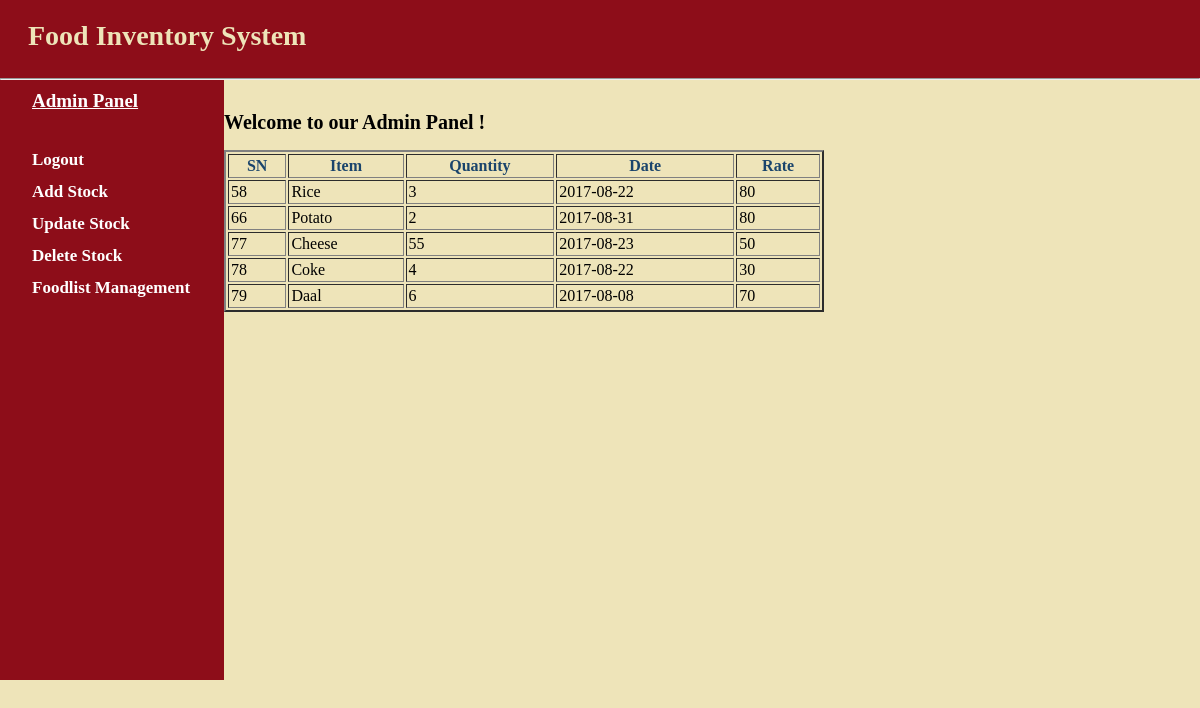
Screenshot of /panel.php with the database file from the repository.
### tables this page shows
CREATE TABLE IF NOT EXISTS `list` (
  `SN` int(11) NOT NULL AUTO_INCREMENT,
  `Item` varchar(50) NOT NULL,
  `Quantity` float NOT NULL,
  `Unit` varchar(50) NOT NULL,
  `Category` varchar(50) NOT NULL,
  `Date` date NOT NULL,
  `Rate` float NOT NULL,
  PRIMARY KEY (`SN`)
);

### public/panel.php (the view)
<html>
<?php include("index.php");
$sql= "select * From list";
$record=mysqli_query($dbconnect,$sql);
?>
<head><title>Adminpanel</title>
<link href="stylesheets/basic1.css" media="all" rel="stylesheet" type="text/css"/></head>
<div id="main">
    <div id="navigation">
<h1 style="text-align: left; font-family: Lucida Calligraphy; font-size:19px;"><b><u>Admin Panel</u></b></h1>
<br />
<p style="font-size: 17px; font-family:Minion Pro Med;"><a href="home.php"><b>Logout</b></a></p>
<p style="font-size: 17px; font-family:Minion Pro Med;"><a href="insert.php" ><b>Add Stock</b></a></p>
<p style="font-size: 17px; font-family:Minion Pro Med;"><a href="stock_modify.php" ><b>Update Stock</b></a></p>
<p style="font-size: 17px; font-family:Minion Pro Med;"><a href="delete_item.php" ><b>Delete Stock</b></a></p>
<p style="font-size:17px; font-family: Minion Pro Med;"><a href="home.php"><b>Foodlist Management</b> </a></p>
</div>
<br/>
<p><b>Welcome to our Admin Panel !</b></p>
<body>
	<table width="600px" border="2" cellpadding="2" cellspacing="2">
<tr>
<th style="color:#1A446C"><b>SN</b></th>
<th style="color:#1A446C"><b>Item</b></th>
<th style="color:#1A446C"><b>Quantity</th>
<th style="color:#1A446C"><b>Date</th>
<th style="color:#1A446C"><b>Rate</th>
</tr>
<?php
while($list=mysqli_fetch_assoc($record)){
	echo "<tr>";
	echo "<td>".$list['SN']."</td>";
		echo "<td>".$list['Item']."</td>";
			echo "<td>".$list['Quantity']."</td>";
				echo "<td>".$list['Date']."</td>";
					echo "<td>".$list['Rate']."</td>";
echo "</tr>";
}
?>
</table>
</body>
</html>

### public/stylesheets/basic1.css (style rules this page uses)
html { height:100%; width:100% }
body { width:100%; height:100%; margin:0; padding:0; border:0; font-family:Verdana,Arial,Helvetica,sans-serif,harrington; font-size:13px; line-height:15px; background: #EEE4B9; background-image: }
a { color:#8D0D19 }
#main { height:600px; width:100%; margin:0; padding:0; background:#EEE4B9; font-family:Cambria; font-size: 20px;; }
#navigation { float:left; width:160px; height:100%; margin:0; padding:0 2em; color:white; background:#8D0D19; font-size: 16px; text-align: left; }
#navigation a { color:white; text-decoration: none; }

### rows the page displays
list: SN "58", Item "Rice", Quantity "3", Date "2017-08-22", Rate "80"
list: SN "66", Item "Potato", Quantity "2", Date "2017-08-31", Rate "80"
list: SN "77", Item "Cheese", Quantity "55", Date "2017-08-23", Rate "50"
list: SN "78", Item "Coke", Quantity "4", Date "2017-08-22", Rate "30"
list: SN "79", Item "Daal", Quantity "6", Date "2017-08-08", Rate "70"
